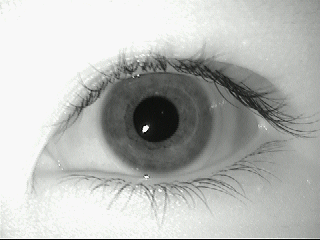
%> input picture MMU-Iris-Database/1/left/aeval1.bmp, 320 x 240 px
$ octave main.m   (GNU Octave 9; MATLAB toolbox functions it lacks are replaced by stand-ins)
%> lines starting %> are read from the running program, lines starting %| are printed output that depends on the picture; in (x1, y1, x2, y2) boxes, pixels count from 0 and x2, y2 are one past the last pixel; in counts of white or black regions, pixels touching at a corner belong together; the program's own positions count from 1
%> further down, iris_image is the input picture: size 240x320x3 uint8; mean R, G, B 183.8, 185.6, 182.9
### Iris recognition system/segmentation.m
function [gray_image,inner_center,inner_radii,outer_center,outer_radii]= segmentation(iris_image)
%binarization (converting grey scale image into black and white)


% figure('Name','Iris Segmentation','Position',[50 1000 700 500])
%displays the converted image RGB to gray image
gray_image = rgb2gray(iris_image)
subplot(2,3,1), imshow(gray_image, [])
title('Gray image')

%displays the binarized image
binarized_image = imbinarize(gray_image,'adaptive','ForegroundPolarity','dark','Sensitivity',0.45)
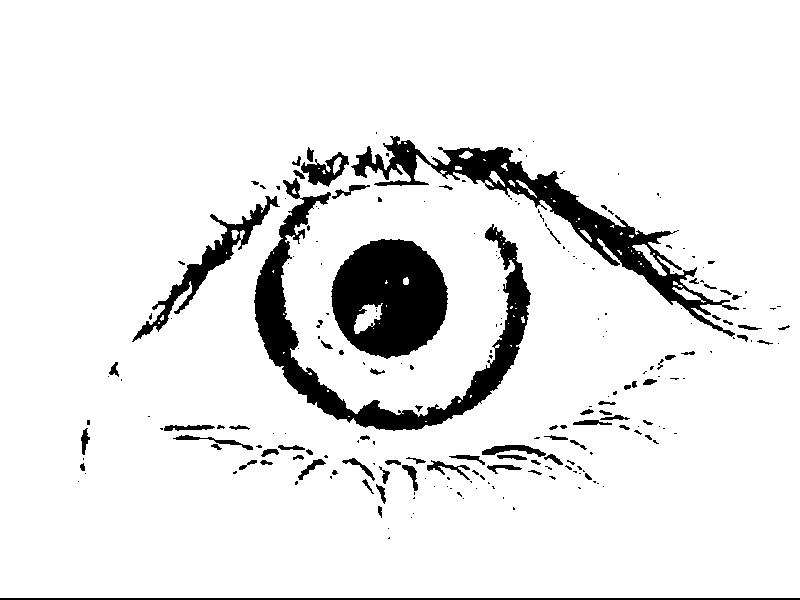
%> binarized_image: size 600x800 logical; 91.2% white; 227 black regions (147 under 20 px), largest, box (x1, y1, x2, y2) and area: (254, 178, 531, 431) 11551, (331, 239, 448, 359) 10241, (351, 136, 739, 337) 9978
subplot(2,3,2), imshow(binarized_image,[])
title('Binarized image')

%displays the canny edged image
canny_img = edge(binarized_image, 'canny')
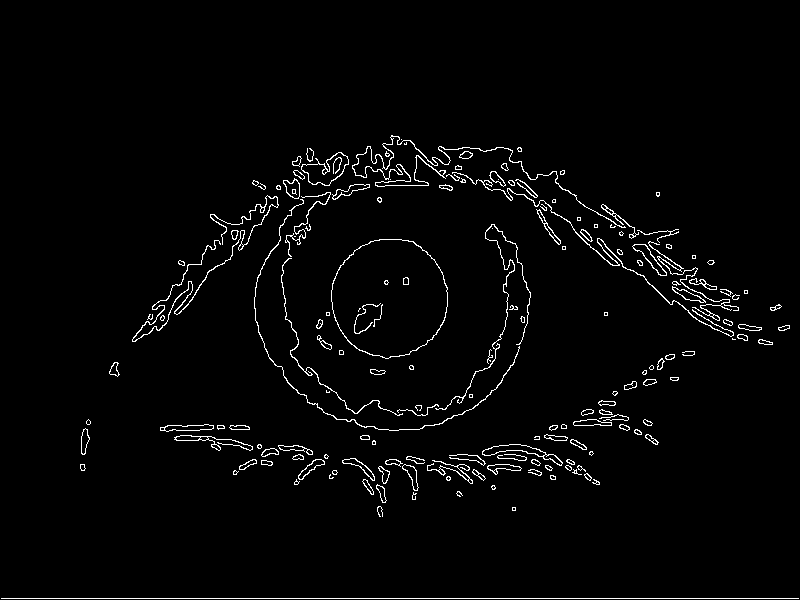
%> canny_img: size 600x800 logical; 2.4% white in thin lines or dots, all inside (x1, y1, x2, y2) = (1, 135, 799, 599)
subplot(2,3,3), imshow(canny_img, [])
title('Canny edge')


%plots the inner area of the pupil
% [inner_center,inner_radii] = imfindcircles(canny_img, [10,40],'Sensitivity',0.8)
[inner_center,inner_radii] = imfindcircles(canny_img, [50 70],'Sensitivity',0.96,'ObjectPolarity','bright')
%> inner_center = [390 299; 223.7 494.2; 511.9 508.5; 314 299.5]; inner_radii = [60.69; 56.25; 65.35; 61.89]
disp(inner_center)
%|    390.00   299.00
%|    223.66   494.16
%|    511.90   508.52
%|    313.98   299.49
disp(inner_radii)
%|    60.694
%|    56.247
%|    65.354
%|    61.893
inner_center_value = inner_center(:,:);
%> inner_center_value = [390 299; 223.7 494.2; 511.9 508.5; 314 299.5]
inner_radii_value = inner_radii(:);
%> inner_radii_value = [60.69; 56.25; 65.35; 61.89]
subplot(2,3,4), imshow(canny_img, [])
viscircles(inner_center_value,inner_radii_value,'Edgecolor','w')
title('Inner boundary')
hold all;

%plots the outer area and inner area of the pupil
% [outer_center,outer_radii] = imfindcircles(canny_img, [50,150],'Sensitivity',0.96)
[outer_center,outer_radii] = imfindcircles(canny_img, [100 300],'Sensitivity',0.96, 'ObjectPolarity','bright')
%> outer_center = [396.1 296; 712.7 121.2]; outer_radii = [131.8; 182.6]
disp(outer_center)
%|    396.05   295.98
%|    712.70   121.20
disp(outer_radii)
%|    131.80
%|    182.61
outer_center_value = outer_center(:,:);
%> outer_center_value = [396.1 296; 712.7 121.2]
outer_radii_value = outer_radii(:);
%> outer_radii_value = [131.8; 182.6]
subplot(2,3,5), imshow(canny_img, [])
viscircles(outer_center_value,outer_radii_value,'Edgecolor','b')
title('Outer boundary')

%plots both
subplot(2,3,6), imshow(iris_image, [])
viscircles(inner_center_value,inner_radii_value,'Edgecolor','w')
viscircles(outer_center_value,outer_radii_value,'Edgecolor','w')
title('Outer and inner boundary of iris')
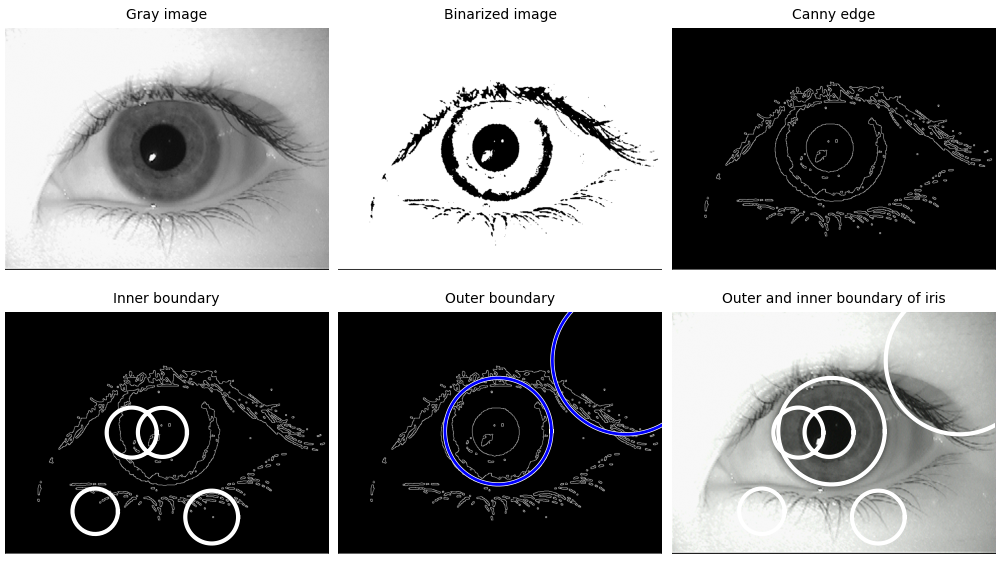
%> figure redrawn from the program's plot data, 6 panels
hold all;


%> the run ends on the next line
if (outer_center_value ~= 0) & (outer_radii_value ~=0) & (inner_center_value ~= 0) & (inner_radii_value ~=0)
    segmented_image = 1
else
    segmented_image = 0
end

%
%
%
%problems encountered so far:
% high sensitivity = high error rate
%

### Iris recognition system/main.m
clc;
close all;
clear;
workspace;
%--------------------------------------------
%image = imageacquisition();
iris_image = imread('~/Documents/Github/git_workspace/test/MMU-Iris-Database/1/left/aeval1.bmp')
figure('Name','Iris Segmentation: Left eye','Position',[0 1000 700 400])
resized_image = imresize(iris_image,2.5)
%-- segmentation call function
[gray_image,inner_center,inner_radii,outer_center,outer_radii] = segmentation(resized_image)

$ run again, with MMU-Iris-Database/1/left/aeval3.bmp copied over MMU-Iris-Database/1/left/aeval1.bmp
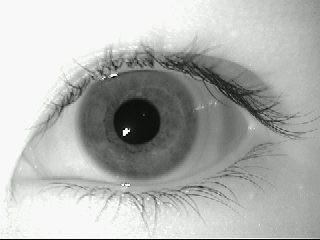
%> input picture MMU-Iris-Database/1/left/aeval3.bmp, 320 x 240 px
%> iris_image is the input picture: size 240x320x3 uint8; mean R, G, B 177.6, 179.4, 176.6
%> in segmentation, `binarized_image = imbinarize(gray_image,'adaptive','ForegroundPolarity..`:
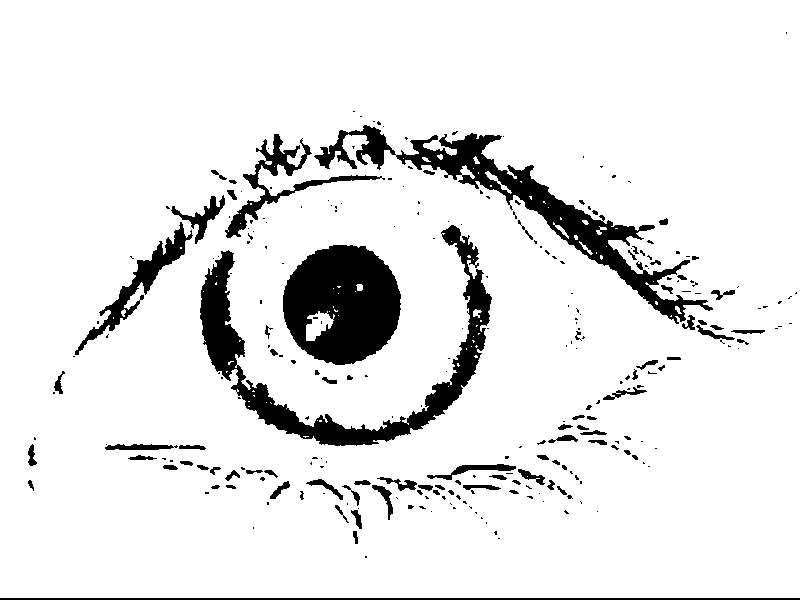
%> binarized_image: size 600x800 logical; 90.6% white; 272 black regions (186 under 20 px), largest, box (x1, y1, x2, y2) and area: (200, 225, 492, 446) 10722, (283, 245, 401, 365) 10463, (314, 125, 713, 324) 10314
%> canny_img: size 600x800 logical; 2.6% white in thin lines or dots, all inside (x1, y1, x2, y2) = (1, 121, 799, 599)
%> in segmentation, `[inner_center,inner_radii] = imfindcircles(canny_img, [50 70],'Sensiti..`: inner_center = [342.2 305.1; 592 197.3]; inner_radii = [61.06; 52.74]
%|    342.19   305.14
%|    591.99   197.32
%|    61.057
%|    52.744
%> inner_center_value = [342.2 305.1; 592 197.3]
%> inner_radii_value = [61.06; 52.74]
%> in segmentation, `[outer_center,outer_radii] = imfindcircles(canny_img, [100 300],'Sensi..`: outer_center = [350.2 300.9]; outer_radii = 140
%|    350.24   300.90
%| 139.96
%> outer_center_value = [350.2 300.9]
%> outer_radii_value = 140
%> `[gray_image,inner_center,inner_radii,outer_center,outer_radii] = segme..`: inner_center = [342.2 305.1; 592 197.3]; inner_radii = [61.06; 52.74]; outer_center = [350.2 300.9]; outer_radii = 140
%> x = 879.4
%> length = 879
%> center_x = 346
%> center_y = 446
%> theta = 879 values from 45 to 404.6
%> outer_radius = 145
%> outer_perimeter_x = 879 values, max 491 at index 111, min 201 at index 550, mean 346
%> outer_perimeter_y = 879 values, max 591 at index 770, min 301 at index 331, mean 446
%> inner_radius = [66.06; 57.74]
%> perimeter_x = 879 columns, first 8: [392.7 393 393.4 393.7 394 394.3 394.7 395; 386.8 387.1 387.4 387.7 388 388.3 388.5 388.8]
%> perimeter_y = 879 columns, first 8: [492.7 492.4 492 491.7 491.4 491 490.7 490.3; 486.8 486.5 486.2 485.9 485.6 485.3 485 484.7]
%> in normalization, ``:
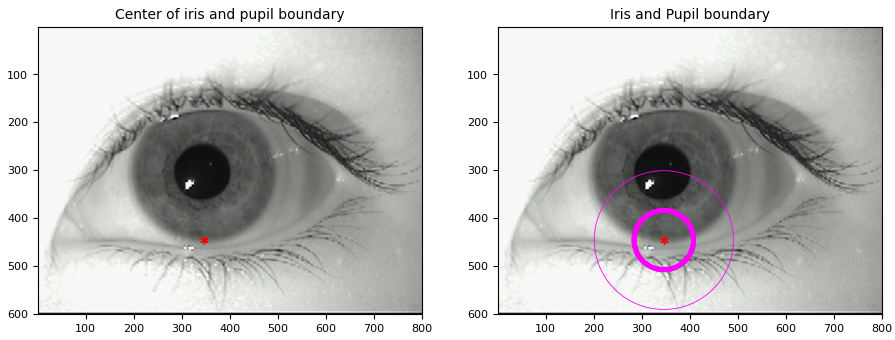
%> figure redrawn from the program's plot data, 2 panels
